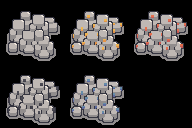

Below is a game level as drawn by its tile map, then a one-line description and the .tmx file that defines it, in full:
An orthogonal 12x8 tile map with 16x16 px tiles, 1 tile layer (firstLayer).

<map version="1.9" tiledversion="1.9.2" orientation="orthogonal" renderorder="right-down" width="12" height="8" tilewidth="16" tileheight="16" infinite="0" nextlayerid="5" nextobjectid="1">
 <tileset firstgid="1" source="resourceNodes.tsx" />
 <layer id="4" name="firstLayer" width="12" height="8">
  <data encoding="csv">
1,2,3,4,5,6,7,8,9,10,11,12,
13,14,15,16,17,18,19,20,21,22,23,24,
25,26,27,28,29,30,31,32,33,34,35,36,
37,38,39,40,41,42,43,44,45,46,47,48,
49,50,51,52,53,54,55,56,57,58,59,60,
61,62,63,64,65,66,67,68,69,70,71,72,
73,74,75,76,77,78,79,80,81,82,83,84,
85,86,87,88,89,90,91,92,93,94,95,96
</data>
 </layer>
</map>